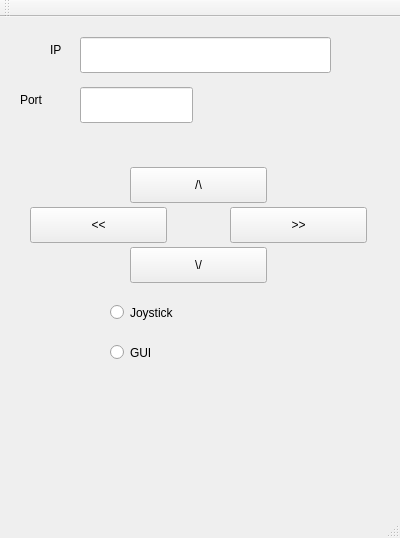
<?xml version="1.0" encoding="UTF-8"?>
<ui version="4.0">
 <class>MainWindow</class>
 <widget class="QMainWindow" name="MainWindow">
  <property name="geometry">
   <rect>
    <x>0</x>
    <y>0</y>
    <width>400</width>
    <height>538</height>
   </rect>
  </property>
  <property name="windowTitle">
   <string>MainWindow</string>
  </property>
  <widget class="QWidget" name="centralWidget">
   <widget class="QRadioButton" name="joystick_radio">
    <property name="geometry">
     <rect>
      <x>110</x>
      <y>280</y>
      <width>160</width>
      <height>31</height>
     </rect>
    </property>
    <property name="text">
     <string>Joystick</string>
    </property>
   </widget>
   <widget class="QRadioButton" name="gui_radio">
    <property name="geometry">
     <rect>
      <x>110</x>
      <y>320</y>
      <width>160</width>
      <height>31</height>
     </rect>
    </property>
    <property name="text">
     <string>GUI</string>
    </property>
   </widget>
   <widget class="QPushButton" name="up_button">
    <property name="geometry">
     <rect>
      <x>130</x>
      <y>150</y>
      <width>137</width>
      <height>36</height>
     </rect>
    </property>
    <property name="text">
     <string>/\</string>
    </property>
   </widget>
   <widget class="QPushButton" name="down_button">
    <property name="geometry">
     <rect>
      <x>130</x>
      <y>230</y>
      <width>137</width>
      <height>36</height>
     </rect>
    </property>
    <property name="text">
     <string>\/</string>
    </property>
   </widget>
   <widget class="QPushButton" name="left_button">
    <property name="geometry">
     <rect>
      <x>30</x>
      <y>190</y>
      <width>137</width>
      <height>36</height>
     </rect>
    </property>
    <property name="text">
     <string>&lt;&lt;</string>
    </property>
   </widget>
   <widget class="QPushButton" name="right_button">
    <property name="geometry">
     <rect>
      <x>230</x>
      <y>190</y>
      <width>137</width>
      <height>36</height>
     </rect>
    </property>
    <property name="text">
     <string>&gt;&gt;</string>
    </property>
   </widget>
   <widget class="QLabel" name="ip_label">
    <property name="geometry">
     <rect>
      <x>50</x>
      <y>20</y>
      <width>98</width>
      <height>26</height>
     </rect>
    </property>
    <property name="text">
     <string>IP</string>
    </property>
   </widget>
   <widget class="QLabel" name="port_label">
    <property name="geometry">
     <rect>
      <x>20</x>
      <y>70</y>
      <width>98</width>
      <height>26</height>
     </rect>
    </property>
    <property name="text">
     <string>Port</string>
    </property>
   </widget>
   <widget class="QLineEdit" name="ip_address_edit">
    <property name="geometry">
     <rect>
      <x>80</x>
      <y>20</y>
      <width>251</width>
      <height>36</height>
     </rect>
    </property>
   </widget>
   <widget class="QLineEdit" name="port_edit">
    <property name="geometry">
     <rect>
      <x>80</x>
      <y>70</y>
      <width>113</width>
      <height>36</height>
     </rect>
    </property>
   </widget>
  </widget>
  <widget class="QMenuBar" name="menuBar">
   <property name="geometry">
    <rect>
     <x>0</x>
     <y>0</y>
     <width>400</width>
     <height>34</height>
    </rect>
   </property>
  </widget>
  <widget class="QToolBar" name="mainToolBar">
   <attribute name="toolBarArea">
    <enum>TopToolBarArea</enum>
   </attribute>
   <attribute name="toolBarBreak">
    <bool>false</bool>
   </attribute>
  </widget>
  <widget class="QStatusBar" name="statusBar"/>
 </widget>
 <layoutdefault spacing="6" margin="11"/>
 <resources/>
 <connections/>
</ui>
